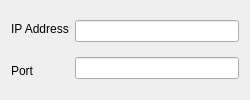
<?xml version="1.0" encoding="UTF-8"?>
<ui version="4.0">
 <class>outUdpPsWidget</class>
 <widget class="QWidget" name="outUdpPsWidget">
  <property name="geometry">
   <rect>
    <x>0</x>
    <y>0</y>
    <width>250</width>
    <height>100</height>
   </rect>
  </property>
  <property name="windowTitle">
   <string>Dialog</string>
  </property>
  <layout class="QHBoxLayout" name="horizontalLayout_2">
   <item>
    <layout class="QHBoxLayout" name="horizontalLayout">
     <item>
      <layout class="QVBoxLayout" name="verticalLayout">
       <item>
        <widget class="QLabel" name="ipAddress_lbl">
         <property name="text">
          <string>IP Address</string>
         </property>
        </widget>
       </item>
       <item>
        <widget class="QLabel" name="port_lbl">
         <property name="text">
          <string>Port</string>
         </property>
        </widget>
       </item>
      </layout>
     </item>
     <item>
      <layout class="QVBoxLayout" name="verticalLayout_2">
       <item>
        <widget class="QLineEdit" name="ipAddress_le"/>
       </item>
       <item>
        <widget class="QLineEdit" name="port_le"/>
       </item>
      </layout>
     </item>
    </layout>
   </item>
  </layout>
 </widget>
 <resources/>
 <connections/>
</ui>
